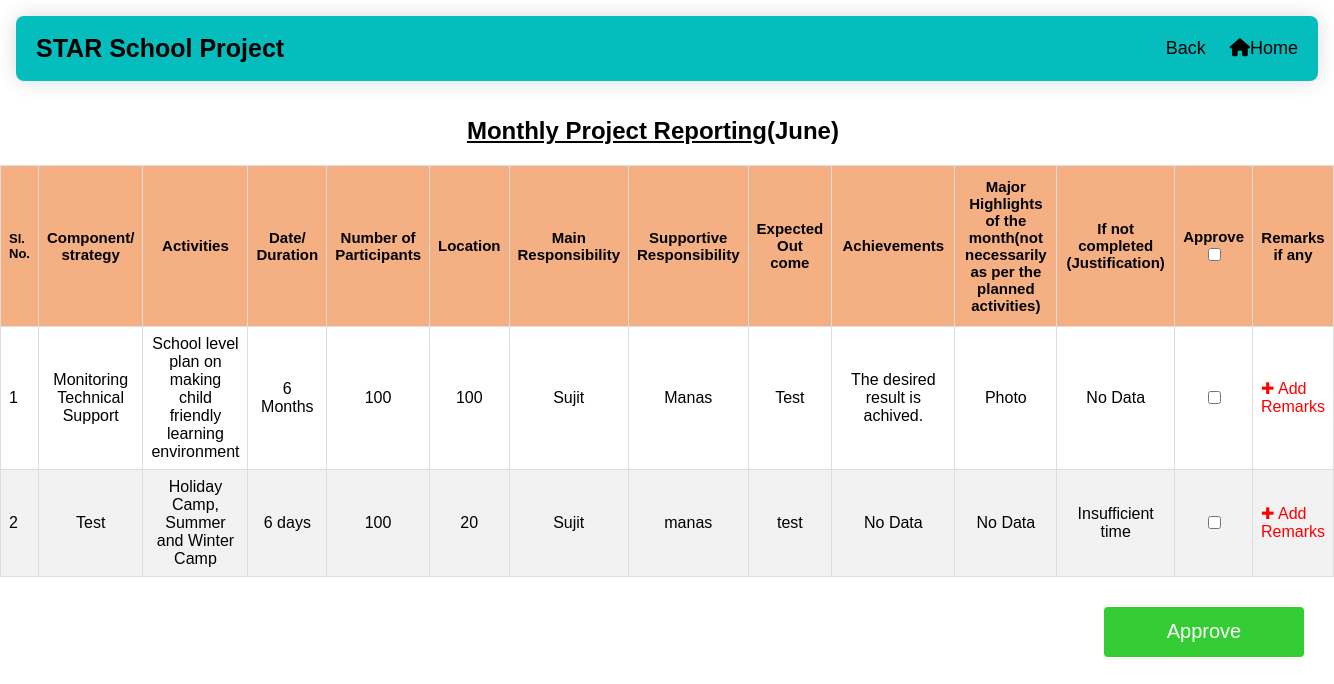
/ycda/ceo-report/1/ (signed in), run on the app's committed database.
### myAPP/models.py (models this page shows, shortened)
class Project_DIP(models.Model):
 project_name=models.CharField(max_length=200)
 category_id = models.ForeignKey("Project_Category", on_delete=models.CASCADE)
 assigned_to = models.ForeignKey(User, on_delete=models.CASCADE)
 budget = models.CharField(max_length=200)
 start_date = models.DateField()
 end_date = models.DateField()
 period = models.IntegerField()
 donor_name=models.CharField(max_length=200)
 created_at = models.DateTimeField('created at', auto_now_add=True)
 updated_at = models.DateTimeField('updated at', auto_now=True)

class Month_Plan(models.Model):
 month=models.IntegerField()
 year=models.IntegerField()
 activity_id= models.ForeignKey("Dip_Activities", on_delete=models.CASCADE)
 strategy = models.CharField(max_length=200)
 duration= models.CharField(max_length=200)
 no_Of_Participants=models.CharField(max_length=200)
 location_Of_Activity=models.CharField(max_length=200)
 main_Responsibility=models.CharField(max_length=200)
 supportive_Responsibility=models.CharField(max_length=200)
 result_Expected=models.CharField(max_length=200)
 plan_remarks=models.CharField(max_length=200,null=True,blank=True)
 report_remarks=models.CharField(max_length=200,null=True,blank=True)
 achievements=models.CharField(max_length=200,null=True,blank=True)
 highlights=models.CharField(max_length=200,null=True,blank=True)
 backlog_justification=models.CharField(max_length=200,null=True,blank=True)
 is_plan_submited = models.BooleanField(default=False)
 is_plan_approved = models.BooleanField(default=False)
 is_plan_rejected = models.BooleanField(default=False)
 is_report_submited = models.BooleanField(default=False)
 is_report_approved = models.BooleanField(default=False)
 is_report_rejected = models.BooleanField(default=False)
 created_at = models.DateTimeField('created at', auto_now_add=True)
 updated_at = models.DateTimeField('updated at', auto_now=True)

class Dip_Activities(models.Model):
   project_detail_id= models.ForeignKey("DIP_details", on_delete=models.CASCADE)
   activity_name = models.CharField(max_length=200)
   objectives = models.CharField(max_length=200)
   target_participants = models.CharField(max_length=200,null=True)
   coverage = models.CharField(max_length=200,null=True)
   duration = models.CharField(max_length=200,null=True)
   dip_remarks=models.CharField(max_length=200,null=True,blank=True)
   am_remarks=models.CharField(max_length=200,null=True,blank=True)
   is_dip_submited = models.BooleanField(default=False)
   is_dip_approved = models.BooleanField(default=False)
   is_dip_rejected = models.BooleanField(default=False)
   is_am_submited = models.BooleanField(default=False)
   is_am_approved = models.BooleanField(default=False)
   is_am_rejected = models.BooleanField(default=False)
   created_at = models.DateTimeField('created at', auto_now_add=True)
   updated_at = models.DateTimeField('updated at', auto_now=True)

### myAPP/decorators.py (the view)
	def wrapper_function(request, *args, **kwargs):
		group = None
		if request.user.groups.exists():
			group = request.user.groups.all()[0].name
		if group == 'ProjectManager':
			return redirect('myAPP:login')
		if group == 'CEO':
			return view_func(request, *args, **kwargs)

### myAPP/views.py (called while the page is built, shortened)
def user_belongs_to_group(user, group_name):
    try:
        group = Group.objects.get(name=group_name)
    except Group.DoesNotExist:
        return False
    return user.groups.filter(name=group_name).exists()

@login_required(login_url='login')
@admin_only
def ceoreportapproval(request,pk):
    user=0
    if user_belongs_to_group(request.user,'ProjectManager'):
      user = 1
    else:
      user = 0
    project = get_object_or_404(Project_DIP, id=pk)
    month = datetime.today()
    Plans = Month_Plan.objects.filter(activity_id__project_detail_id__project_id = project).filter(month=month.month).filter(year=month.year)
    context= {
        'project':project,
        'Plans' : Plans,
        'month':month,
        'user': user
        }
    return render(request,'myAPP/ceo-report.html', context)

### myAPP/templates/myAPP/ceo-report.html (shortened to what this page needs)
{% extends "myAPP/base-report.html" %}
{% block content %}
<head>
</head>
  <link rel="stylesheet" href="https://cdnjs.cloudflare.com/ajax/libs/font-awesome/6.4.0/css/all.min.css" />
  <body style='background-color: white'>
    <div style='float:left;margin-left: 35%;'>
      <h2 style="text-align:center;"><u>Monthly Project Reporting</u>({{month| date:"F"}})</h2>
    </div>
    <form method="POST">
        <table id="customers">
        <thead>
            <tr>
            <th style="font-size:13px">Sl. No.</th>
            <th style="width:5%;text-align:center;font-size:15px">Component/ strategy</th>
            <th style="width:5%;text-align:center;font-size:15px">Activities</th>
            <th style="width:5%;text-align:center;font-size:15px">Date/ Duration</th>
            <th style="width:5%;text-align:center;font-size:15px">Number of Participants</th>
            <th style="width:5%;text-align:center;font-size:15px">Location</th>
            <th style="width:5%;text-align:center;font-size:15px">Main Responsibility</th>
            <th style="width:5%;text-align:center;font-size:15px">Supportive Responsibility</th>
            <th style="width:5%;text-align:center;font-size:15px">Expected Out come</th>
            <th style="width:20%;text-align:center;font-size:15px">Achievements</th>
            <th style="width:15%;text-align:center;font-size:15px">Major Highlights of the month(not necessarily as per the planned activities)</th>
            <th style="width:15%;text-align:center;font-size:15px">If not completed (Justification)</th>
            <th style="text-align:center;font-size:15px" class='no-print'>Approve<input type="checkbox" id="select-all-checkboxs"></th>
            <th style="text-align:center;font-size:15px"class='no-print'>Remarks if any</th>
            </tr>
        </thead>
        <tbody>
            {% for x in Plans %}
            {% if x.is_report_submited == 1 or x.is_report_rejected == 1 %}
            <tr>
            <td>{{ forloop.counter }}</td>
            <td style="text-align:center;">{{ x.strategy }}</td>
            <td style="text-align:center;">{{ x.activity_id.activity_name }}</td>
            <td style="text-align:center;">{{ x.duration }}</td>
            <td style="text-align:center;">{{ x.no_Of_Participants }}</td>
            <td style="text-align:center;">{{ x.location_Of_Activity }}</td>
            <td style="text-align:center;">{{ x.main_Responsibility }}</td>
            <td style="text-align:center;">{{ x.supportive_Responsibility }}</td>
            <td style="text-align:center;">{{ x.result_Expected }}</td>
            {% if x.achievements %}
            <td style="text-align:center;">{{ x.achievements }}</td>
            {% else %}
            <td style="text-align:center;">No Data</td>
            {% endif %}
            {% if x.highlights %}
            <td style="text-align:center;">{{ x.highlights }}</td>
            {% else %}
            <td style="text-align:center;">No Data</td>
            {% endif %}
            {% if x.backlog_justification %}
            <td style="text-align:center;">{{ x.backlog_justification }}</td>
            {% else %}
            <td style="text-align:center;">No Data</td>
            {% endif %}
            {% if x.is_report_approved == 1 and x.is_report_rejected == 0 %}
            <td style="color:Green;text-align:center;"><i class="fa-solid fa-check"></i>Approved</td>
            {% elif x.is_report_approved == 0 and x.is_report_rejected == 1 %}
            <td style="color:red;text-align:center;"><i class="fa-solid fa-xmark"></i>Rejected</td>
            {% else %}
            <td style="text-align:center">
            <input type="checkbox" name="selected_activities" value="{{ x.id }}">
            </td>
            {% endif %}
            <td onclick="window.location='{% url 'myAPP:ceo_report_remark' x.id %}';" style="color:red;cursor: pointer;">&#10010; Add Remarks</td>
            </tr>
            {% endif %}
            {% endfor %}
        </tbody>
        </table>
        <button type="submit" class="button" style="background-color: #33cc33; float:right;width:15%;" name="form1_submit">Approve</button>
    </form>
  </body>
{% endblock %}

### myAPP/templates/myAPP/base-report.html (shortened to what this page needs)
{% load static %}
<!DOCTYPE html>
<html lang="en">
  <head>
    <link rel="stylesheet" href="{% static 'css/style.css' %}">
  </head>
  <link rel="stylesheet" href="https://cdnjs.cloudflare.com/ajax/libs/font-awesome/4.7.0/css/font-awesome.min.css">
  <body>
    <div class="header">
      <a class="logo">{{ project.project_name }}</a>
      <div class="header-right">
        {% if user == 1 %}
          <a onclick="openPopup()" style='cursor: pointer;'><i class="fa fa-eye"></i>View</a>
          <a onclick="printPage()" style='cursor: pointer;'><i class="fa fa-print"></i>Print</a>
          <a href="{% url 'myAPP:manager-reporting' project.id %}" class=sel><i class="fa fa-home"></i>Home</a>
        {% else %}
          <a href="{% url 'myAPP:manager-reporting' project.pk %}" class=sel>Back</a>
          <a href="{% url 'myAPP:masterhome' %}" class=sel><i class="fa fa-home"></i>Home</a>
        {% endif %}
      </div>
    </div>
    <div id="body">
    <div id="body">
      {% block content %}{% endblock %}
    </div>
  </body>
  </html>

### myAPP/static/css/style.css (style rules this page uses)
.header { border-radius: 1vh; margin: 2vh; overflow:hidden; background-color:rgb(5, 189, 189); padding:1vh; min-width:200px; box-shadow: 0 0 20px rgba(0, 0, 0, 0.15); }
.header a { float: left; color: black; text-align: center; padding: 12px; text-decoration: none; font-size: 18px; font-family: sans-serif; line-height: 25px; border-radius: 4px; }
.header a.logo { font-size: 25px; font-weight: bold; }
.header-right { float: right; }
.button { display:inline-block; background-color: #4038d8; border-radius: 10vh; border: 2vh; color: #eeeeee; text-align: center; font-size: 28px; padding:1vh; width: 200px; -webkit-transition: all 0.5s; -moz-transition: all 0.5s; -o-transition: all 0.5s; transition: all 0.5s; cursor: pointer; margin:5vh; }

### myAPP/templates/myAPP/ceo-report.html (style rules this page uses)
body { font-family: Arial, sans-serif; margin: 0; padding: 0; }
#customers { font-family: Arial, Helvetica, sans-serif; border-collapse: collapse; width: 100%; }
#customers td, #customers th { border: 1px solid #ddd; padding: 8px; }
#customers tr:nth-child(even) { background-color: #f2f2f2; }
#customers th { padding-top: 12px; padding-bottom: 12px; text-align: left; background-color: #f4b083; color: black; }
.button { border-radius: 4px; background-color: #6699ff; border: none; color: #FFFFFF; text-align: center; font-size: 20px; width: 80%; height: 50px; transition: all 0.5s; cursor: pointer; margin: 30px; position: sticky; }

### data on the page
Project_DIP: project_name "STAR School Project"
Month_Plan: strategy "Monitoring Technical Support", activity_id.activity_name "School level plan on making child friendly learning environment", duration "6 Months", no_Of_Participants "100", location_Of_Activity "100", main_Responsibility "Sujit", supportive_Responsibility "Manas", result_Expected "Test", achievements "The desired result is achived.", highlights "Photo", shows "No Data"
Month_Plan: strategy "Test", activity_id.activity_name "Holiday Camp, Summer and Winter Camp", duration "6 days", no_Of_Participants "100", location_Of_Activity "20", main_Responsibility "Sujit", supportive_Responsibility "manas", result_Expected "test", shows "No Data", backlog_justification "Insufficient time"

### other printed values
{{ month| date:"F" }} "June"
